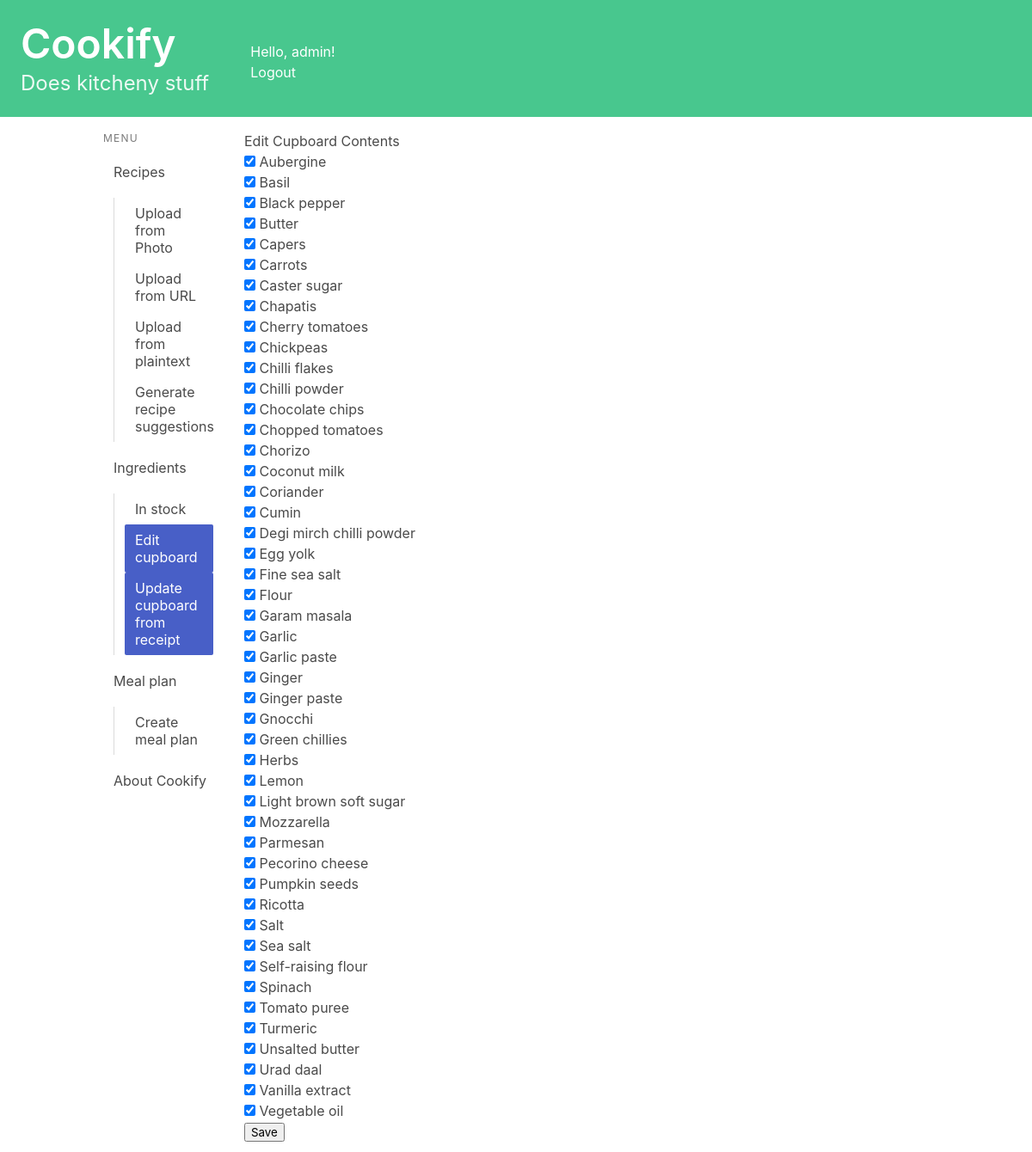
/cupboard/editcupboard/ (signed in), run on an earlier commit of the app's database.
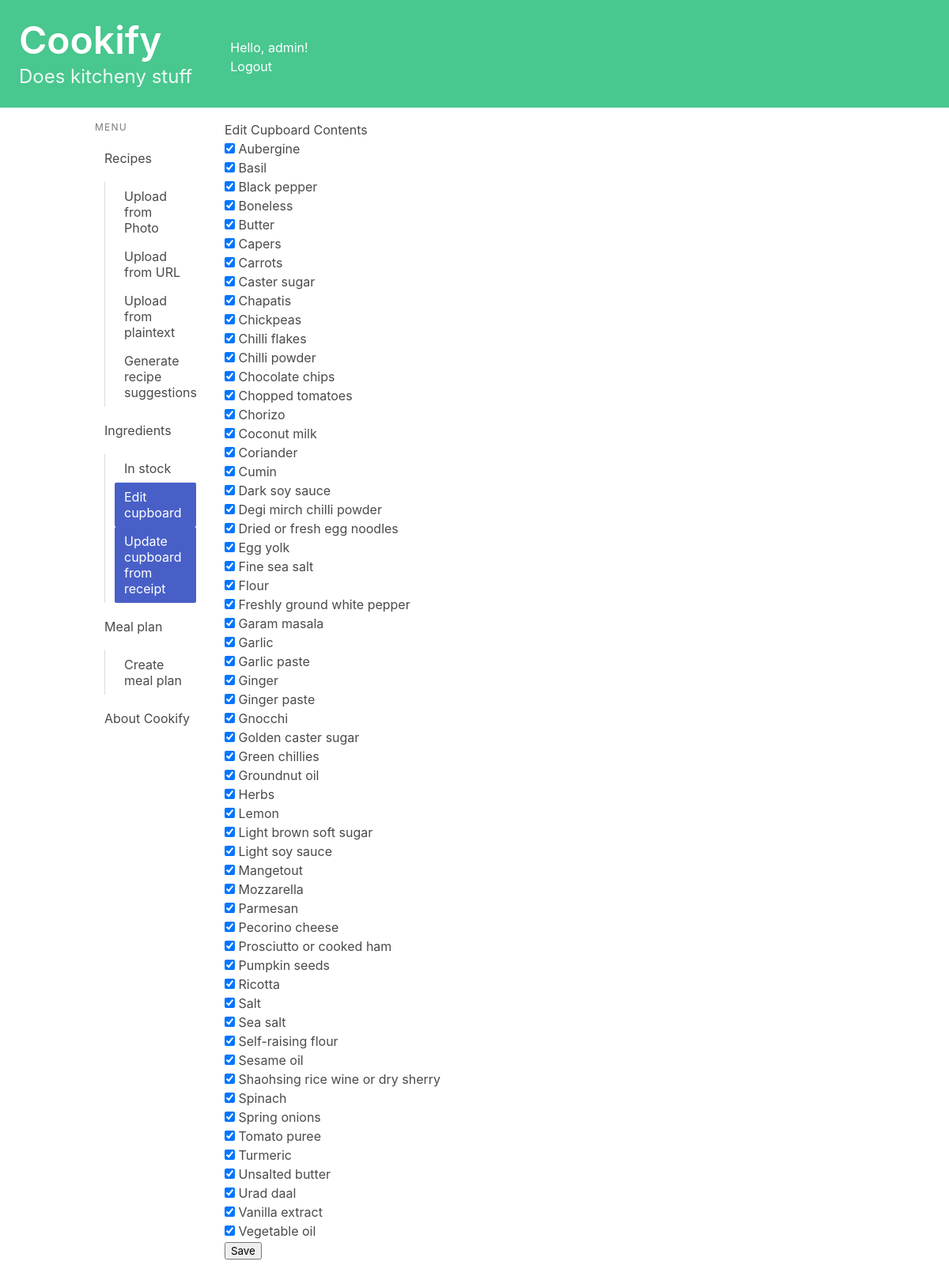
And on a later commit of the database.
### recipes/models.py (models this page shows, shortened)
class ProfileIngredient(models.Model):
    profile = models.ForeignKey(Profile, on_delete=models.CASCADE, related_name="profile_ingredient")
    ingredient = models.ForeignKey(Ingredient, on_delete=models.CASCADE, related_name="profile_ingredient")
    in_stock = models.BooleanField(default = False)
    date_added = models.DateTimeField(default=timezone.now)
    expiry_date = models.DateField(null=True, blank=True)
    long_life_override = models.BooleanField(null=True, blank=True)
    shelf_life_override = models.IntegerField(null=True, blank=True)
    substitutes_override = models.CharField(max_length=200, blank=True)
    category_override = models.CharField(max_length=60, blank=True)
    calories_override = models.IntegerField(null=True, blank=True)
    carbohydrates_override = models.FloatField(null=True, blank=True)
    sugar_override = models.FloatField(null=True, blank=True)
    fat_override = models.FloatField(null=True, blank=True)
    protein_override = models.FloatField(null=True, blank=True)
    fibre_override = models.FloatField(null=True, blank=True)
    typical_weight_override = models.IntegerField(null=True, blank=True)
    class Meta:
        unique_together = ('profile', 'ingredient',)
        ordering = ['-expiry_date']
        get_latest_by = 'expiry_date'

### cupboard/models.py (models this page shows, shortened)
class Ingredient(models.Model):
    name = models.CharField(max_length=50)
    long_life = models.BooleanField(default= True) #overwritable
    shelf_life = models.IntegerField(default = 14) #overwritable
    substitutes = models.CharField(max_length = 200, blank= True) #overwritable
    category = models.CharField(max_length=60, blank=True) #overwritable
    calories = models.IntegerField(default = 0) #overwritable
    carbohydrates = models.FloatField(default = 0) #overwritable
    sugar = models.FloatField(default = 0) #overwritable
    fat = models.FloatField(default = 0)#overwritable
    protein = models.FloatField(default = 0)#overwritable
    fibre = models.FloatField(default = 0)#overwritable
    typical_weight = models.IntegerField(default = 0)#overwritable

### cupboard/views.py (the view, shortened to what this page needs)
# urls.py: path('editcupboard/', views.edit_cupboard, name='edit_cupboard'),
@login_required
def edit_cupboard(request):
    profile = request.user.profile
    profile_ingredient_list = profile.profile_ingredient.filter(in_stock=True).order_by("ingredient__name")
    context = {'profile_ingredients': profile_ingredient_list}
    return render(request, 'cupboard/edit_cupboard.html', context)

### recipes/templatetags/is_active.py (called while the page is built)
@register.simple_tag
def is_active(request, url):
    if reverse(url) == request.path:
        return "is-active"
    return ""

### cupboard/templates/cupboard/edit_cupboard.html (shortened to what this page needs)
{% extends 'base.html' %}
{% block content %}
  <h1>Edit Cupboard Contents</h1>
  <form method="post">
    <ul>
    {% for profile_ingredient in profile_ingredients %}
      <li>
        <input type="checkbox" id="ingredient-{{ forloop.counter }}" name="ingredients" value="{{ profile_ingredient.ingredient.id }}" checked>
        <label for="ingredient-{{ forloop.counter }}"> {{ profile_ingredient.ingredient.name }} </label>
      </li>
    {% endfor %}
    </ul>
    <button type="submit">Save</button>
  </form>
{% endblock %}

What changed in the data, as far as the page shows it:
no longer on this page (row edited): ProfileIngredient: ingredient.name "Cherry tomatoes"
added ProfileIngredient: ingredient.name "Boneless"
added ProfileIngredient: ingredient.name "Dark soy sauce"
added ProfileIngredient: ingredient.name "Dried or fresh egg noodles"
added ProfileIngredient: ingredient.name "Freshly ground white pepper"
added ProfileIngredient: ingredient.name "Golden caster sugar"
added ProfileIngredient: ingredient.name "Groundnut oil"
added ProfileIngredient: ingredient.name "Light soy sauce"
added ProfileIngredient: ingredient.name "Mangetout"
added ProfileIngredient: ingredient.name "Prosciutto or cooked ham"
added ProfileIngredient: ingredient.name "Sesame oil"
added ProfileIngredient: ingredient.name "Shaohsing rice wine or dry sherry"
added ProfileIngredient: ingredient.name "Spring onions"
